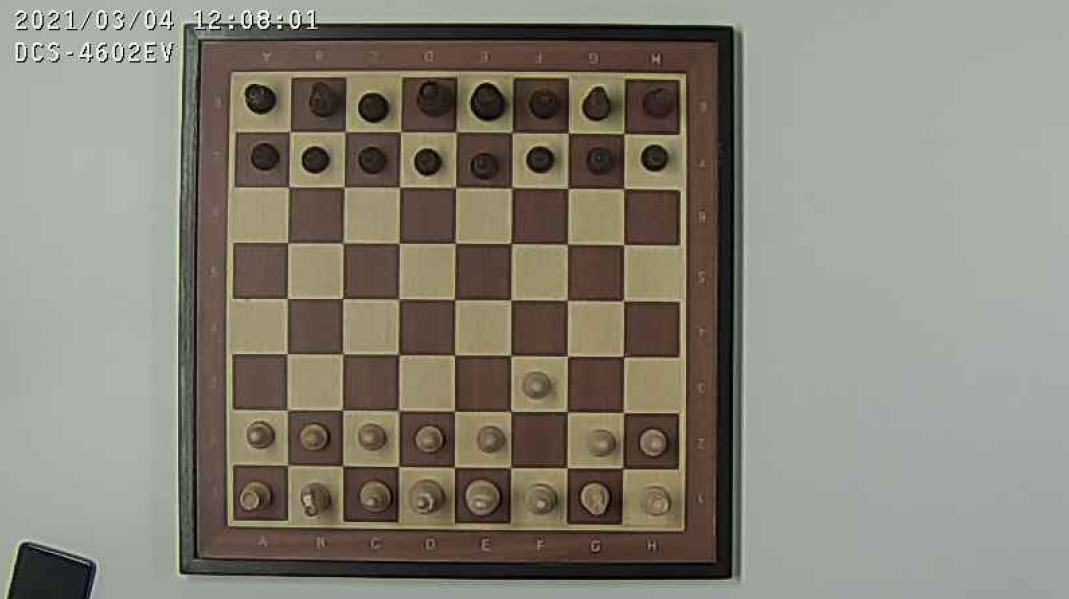
#> input picture src/abstraction/scripts/chess1.png, 1069 x 599 px
$ python -i cv_utils.py   (imports and definitions only)   (older library calls are emulated)
#> lines starting #> are read from the running program, lines starting #| are printed output that depends on the picture
#> further down, picture is the input picture: shape (599, 1069, 3); mean B, G, R 118.5, 130.6, 133.6
import numpy as np
import cv2
import random
import time


# [155 lines left out: functions calculate_corners, get_squares, detect_piece, find_move, not called in this run]


def get_player(roi):
    pass


# [81 lines left out: functions warpImg, crop_on_board, rand_color, get_move, not called in this run]


def remove_shadow(img):
    dilated_img = cv2.dilate(img, np.ones((3, 3), np.uint8))
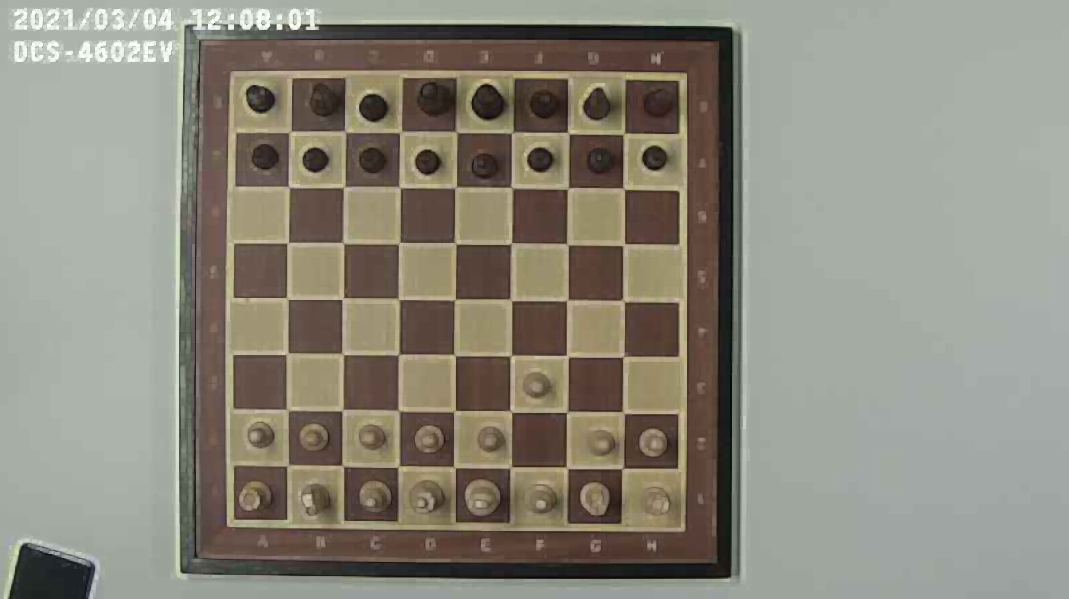
#> dilated_img: shape (599, 1069, 3); mean B, G, R 124.6, 136.6, 139.7
    bg_img = cv2.medianBlur(dilated_img, 21)
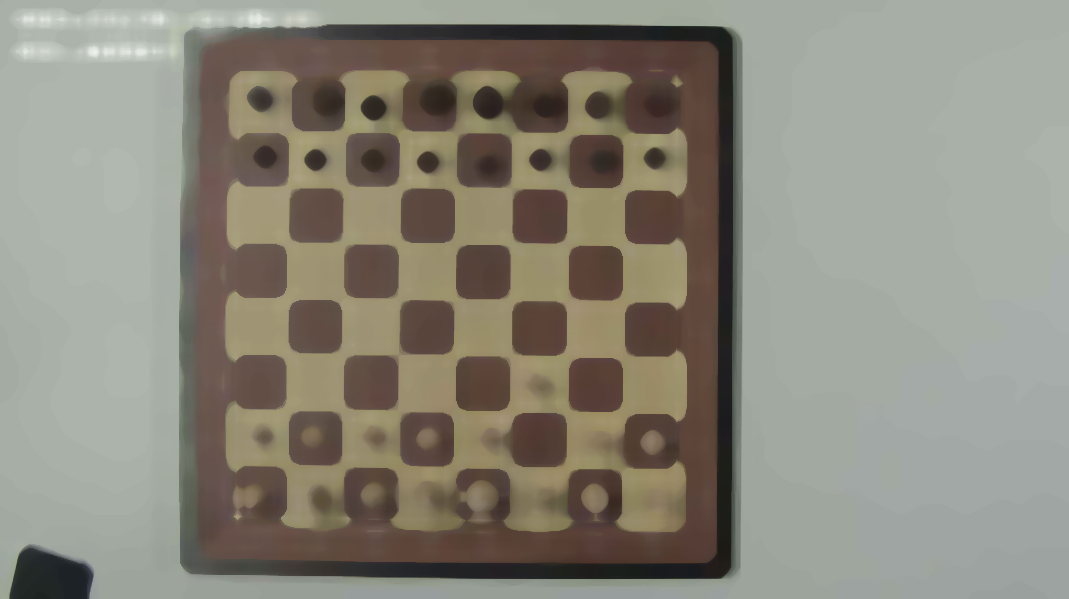
#> bg_img: shape (599, 1069, 3); mean B, G, R 123, 135.1, 138.3
    diff_img = 255 - cv2.absdiff(img, bg_img)
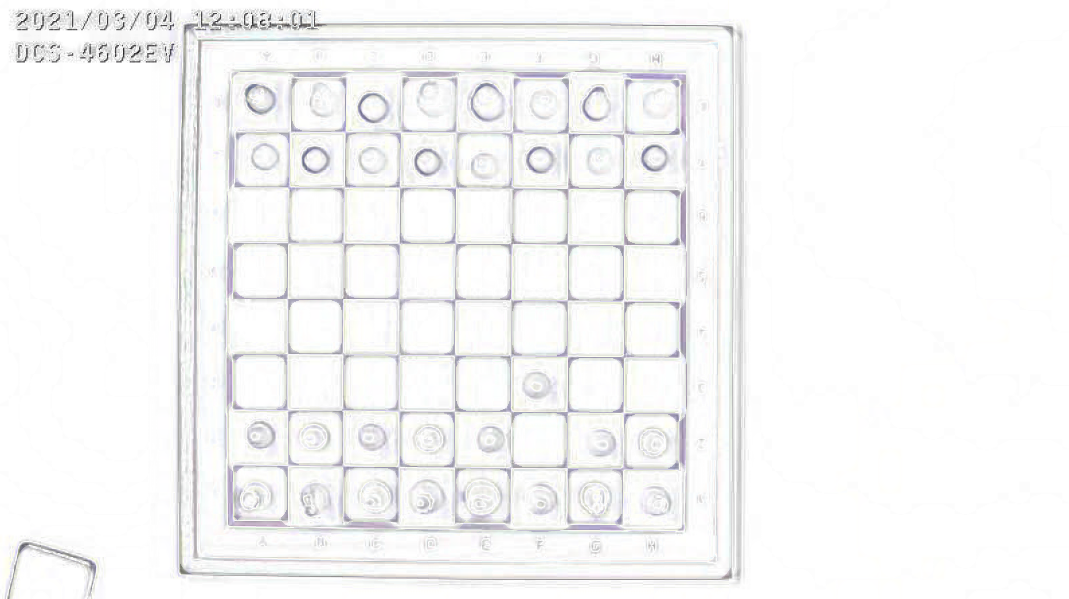
#> diff_img: shape (599, 1069, 3); mean B, G, R 246.7, 246.6, 246.6
    norm_img = diff_img.copy()  # Needed for 3.x compatibility
    cv2.normalize(diff_img, norm_img, alpha=0, beta=255, norm_type=cv2.NORM_MINMAX, dtype=cv2.CV_8UC1)
    _, thr_img = cv2.threshold(norm_img, 230, 0, cv2.THRESH_TRUNC)
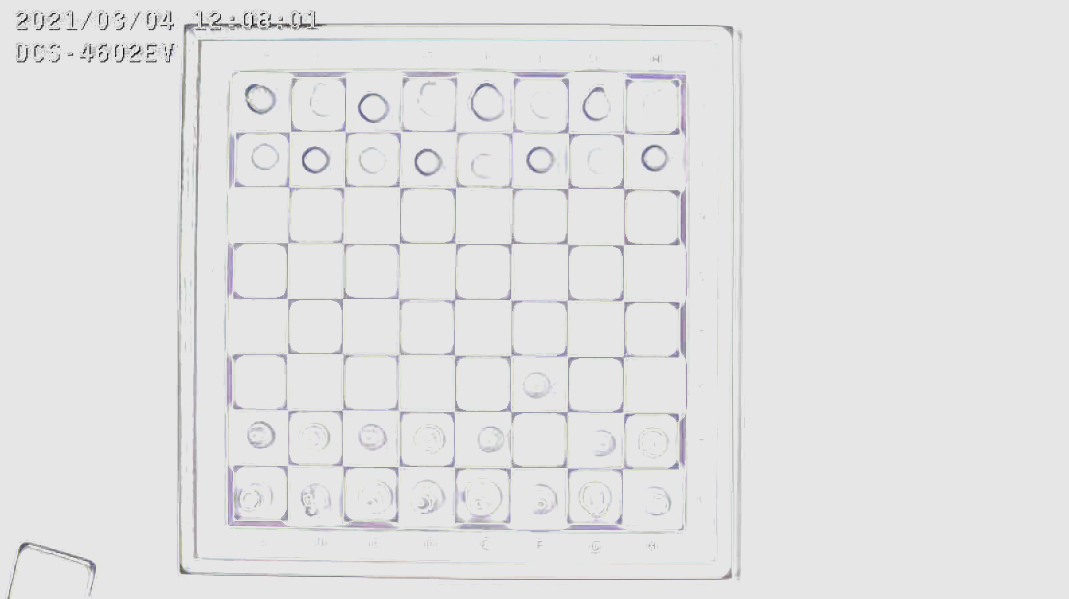
#> thr_img: shape (599, 1069, 3); mean B, G, R 226.7, 226.4, 226.5
    cv2.normalize(thr_img, thr_img, alpha=0, beta=255, norm_type=cv2.NORM_MINMAX, dtype=cv2.CV_8UC1)
    return thr_img


###########
# NOT USED
###########

# [28 lines left out: functions draw_circles2, draw_circles, not called in this run]

>>> import cv2
>>> picture = cv2.imread('chess1.png')
>>> result = remove_shadow(picture)
